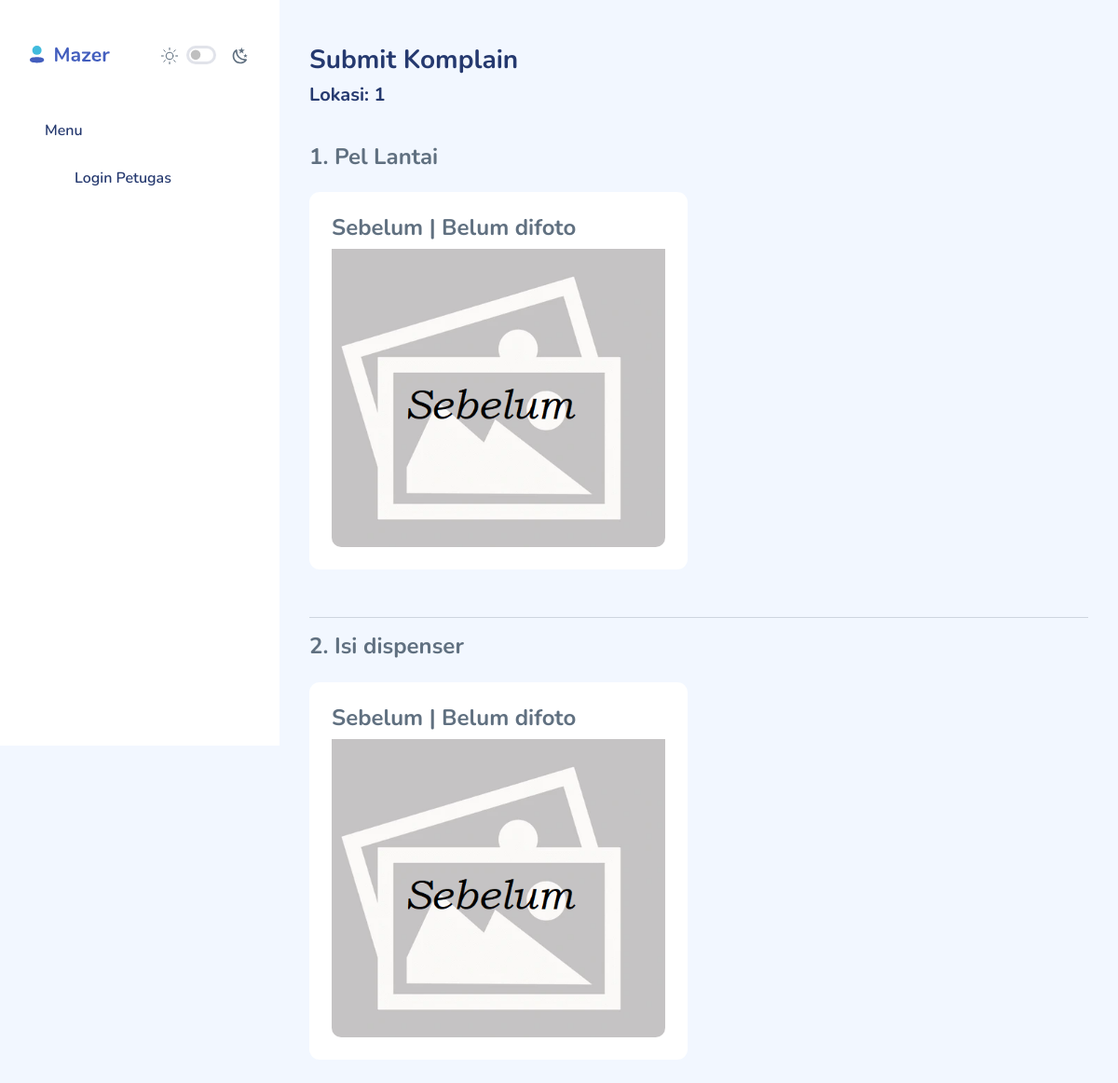
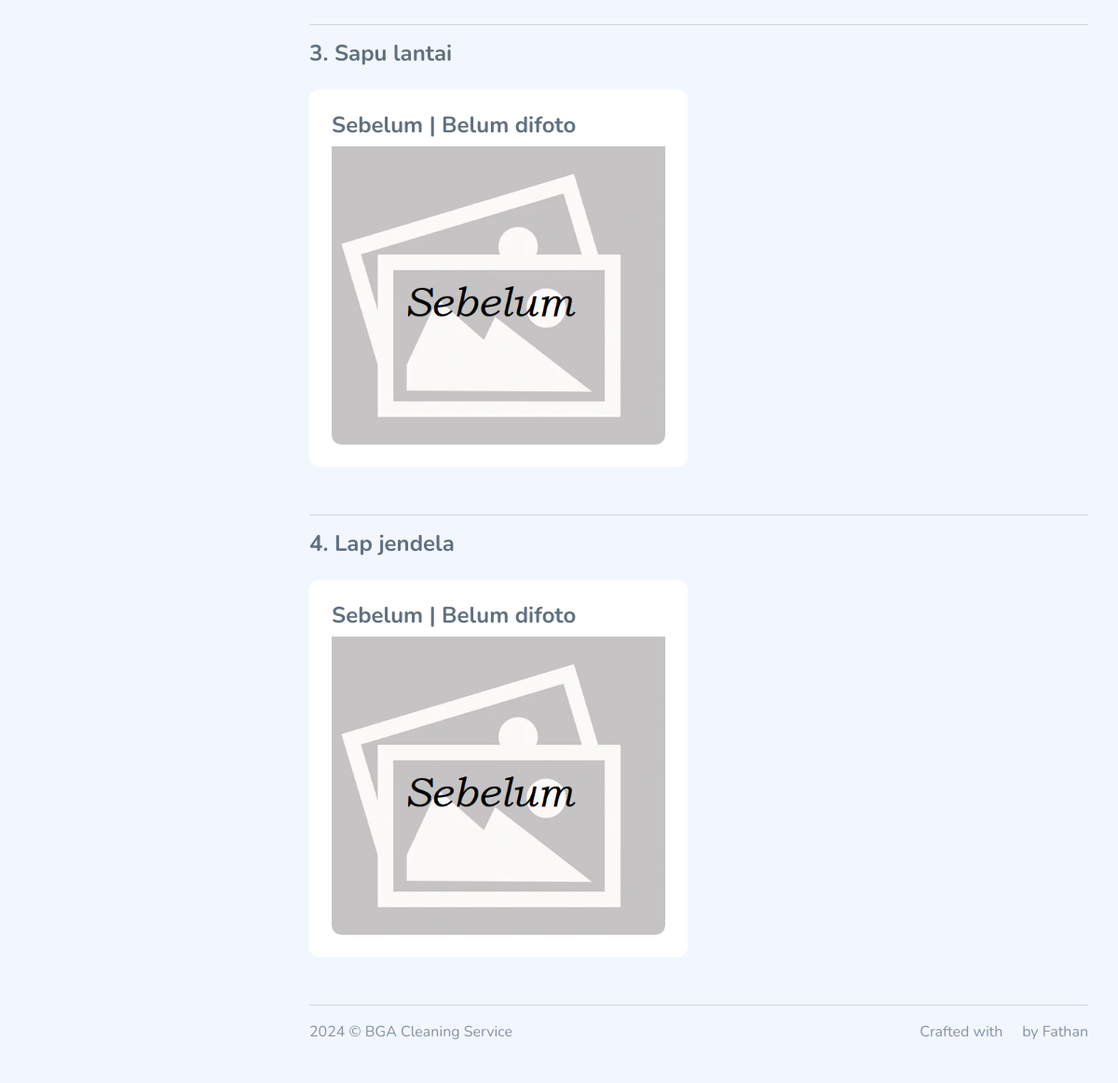
Screenshot of /karyawan/index.php (signed in) with the database file from the repository (2 pictures, top to bottom).
### tables this page shows
CREATE TABLE `tugas_harian` (
  `id` int(11) NOT NULL,
  `lokasi` int(11) NOT NULL,
  `details` text DEFAULT NULL,
  `status` tinyint(1) NOT NULL DEFAULT 1
);

### karyawan/index.php (the view, shortened to what this page needs)
<?php
include_once "header-main.php";
$lokasi = $_SESSION['lokasi'];
$sql = "SELECT id, details, status
        FROM tugas_harian
        WHERE lokasi='$lokasi'";
$result1 = mysqli_query($conn, $sql);
$tugas = mysqli_fetch_all($result1);
?>
<div id="main">
<div class="page-heading">
    <h3>Submit Komplain</h3>
    <h5> <?php echo "Lokasi: " .  $lokasi ?> </h5>
</div>
<div class="page-content">
    <section class="row">
        <div class="col-12">
            <div class="row">
                <div class="col-12">
                    <?php
                    $flag1 = 0;
                    for ($i = 0; $i <= count($tugas)-1; $i++) {
                        ${"tugasId$i"} =  $tugas[$i][0]; ?>
                        <h4 class="card-title">
                            <?php echo ($i+1) . ". " . $tugas[$i][1] ?>
                        </h4>
                        <br>
                        <div class="row">
                            <div class="col-md-6 col-sm-6">
                                <div class="card">
                                    <div class="card-body">
                                        <div class="card-content">
                                                    <?php
                                            if ($flag1 == 0) { ?>
                                                <h4 class="card-title"> Sebelum | Belum difoto </h4>
                                                <img class="card-img-bottom img-fluid"
                                                     src="../assets/static/images/csimage/noImageSebelum.png"
                                                     alt="Image Sebelum"
                                                     style="height: 20rem; object-fit: cover;">
                                                <?php
                                            } ?>
                                        </div>
                                    </div>
                                </div>
                            </div>
                        </div>
                        <hr>
                    <?php
                    $flag1 = 0;
                    } ?>
                </div>
            </div>
        </div>
    </section>
</div>
<?php include_once "footer-main.php"; ?>

### rows the page displays
tugas_harian: details "Pel Lantai"
tugas_harian: details "Isi dispenser"
tugas_harian: details "Sapu lantai"
tugas_harian: details "Lap jendela"

### other values shown
$lokasi "1"
